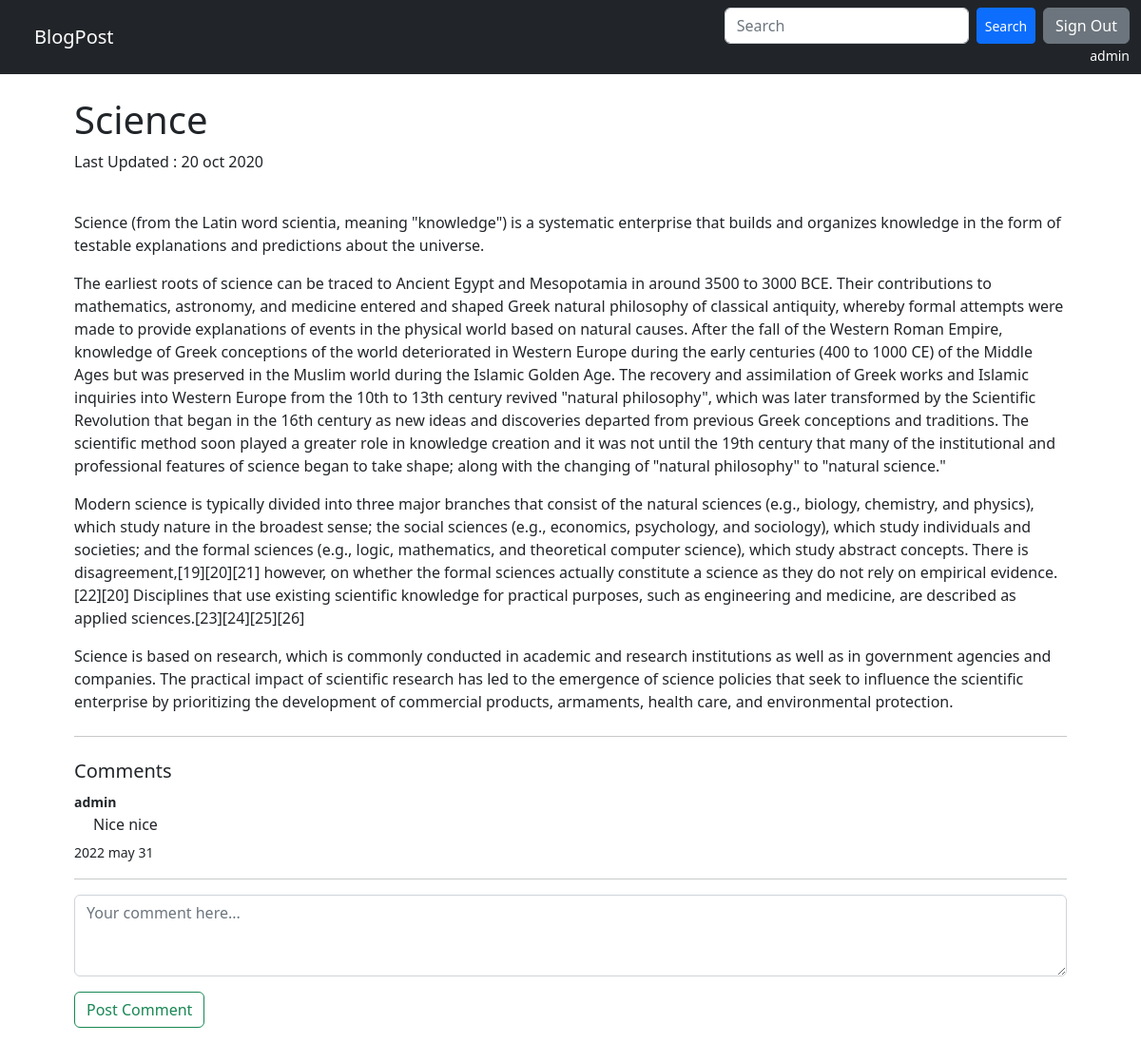
/2020/10/20/science/ (signed in), run on the app's committed database.
### blog/models.py (models this page shows, shortened)
class Post(models.Model):
    STATUS_CHOICES=(
        ('draft','Draft'),
        ('published','Published')
    )
    title = models.CharField(max_length=250)
    slug = models.SlugField(max_length=250,unique_for_date='publish')
    author = models.ForeignKey(User,on_delete=models.CASCADE,related_name='blog_posts')
    body =  models.TextField()
    publish = models.DateTimeField(default=timezone.now)
    created = models.DateTimeField(auto_now_add=True)
    updated = models.DateTimeField(auto_now=True)
    status = models.CharField(max_length=10,choices=STATUS_CHOICES,default='draft')
    class Meta:
        ordering = ('-publish',)

class Comment(models.Model):
    post	=	models.ForeignKey(Post,on_delete=models.CASCADE, related_name='comments')
    user	=	models.ForeignKey(User,on_delete=models.CASCADE)
    body	=	models.TextField()
    created	=	models.DateTimeField(auto_now_add=True)
    updated	=	models.DateTimeField(auto_now=True)
    active	=	models.BooleanField(default=True)
    class Meta:
        ordering	=	('created',)

### blog/views.py (the view)
# urls.py: path('<int:year>/<int:month>/<int:day>/<slug:post>/',v.post_detail,name='blog_detail'),
def post_detail(request,year,month,day,post):
    post = get_object_or_404(Post,slug=post,publish__year=year,publish__month=month,publish__day=day)
    if request.method == 'POST':
        if not request.user.is_authenticated:
            return redirect('account:login')
        else:
            new_comment = request.POST.get('exampleFormControlTextarea1')
            Comment(post=post,user=User.objects.get(username=request.user),body=new_comment).save()
    comments=post.comments.filter(active=True)
    context={
        'post':post,
        'comments':comments,
    }
    return render(request,'blog/post_detail.html',context)

### templates/blog/post_detail.html (shortened to what this page needs)
{% extends "base.html" %}
{% block content %}
    <h1>{{	post.title	}}</h1>
    <p	class="date">
        Last Updated : {{ post.publish|date:'d b Y' }}
    </p>
    <p class="pt-2">
        {{ post.body|linebreaks }}
    </p>
    <hr class="my-4">
    <p class="h5">Comments</p>
    {% for comment in comments %}
        <div >
            <strong><small>{{comment.user}}</small></strong>
            <p style="margin: 0; padding-bottom:5px; padding-left:20px;">{{comment.body}}</p>
            <small>{{comment.updated|date:'Y b d'}}</small>
            <hr>
        </div>
    {% empty %}
        <p>There are no comments yet.</p>
    {% endfor %}
    <form action="" method="POST" class="mb-3">
          <div class="mb-3">
            <textarea class="form-control" name="exampleFormControlTextarea1" id="exampleFormControlTextarea1" rows="3" placeholder="Your comment here..."></textarea>
          </div>
        <button type="submit" class="btn btn-outline-success">Post Comment</button>
    </form>
{% endblock content %}

### templates/base.html (shortened to what this page needs)
<!doctype html>
<html lang="en">
  <head>
    <link href="https://cdn.jsdelivr.net/npm/bootstrap@5.2.0-beta1/dist/css/bootstrap.min.css" rel="stylesheet">
  </head>
  <body>
    <nav class="navbar navbar-dark bg-dark">
      <div class="container-fluid">
        <a class="navbar-brand ps-4" href="{% url 'blog:blog_list' %}">BlogPost</a>
        <div class="">
          <div class="d-flex">
            <form class="d-flex" role="search" action="{% url 'blog:search_content' %}">
              <input class="form-control me-2" name='q' type="search" placeholder="Search" aria-label="Search">
              <button class="btn btn-primary btn-sm" type="submit">Search</button>
            </form>
            {% if user.is_authenticated %}
              <form action="{% url 'account:logout' %}">
                <button class="btn btn-secondary ms-2">Sign Out</button>
              </form>
            {% else %}
              <form action="{% url 'account:login' %}">
                <button class="btn btn-secondary ms-2">Sign In</button>
              </form>
            {% endif %}
          </div>
          <div>
              {% if user.is_authenticated %}
              <p class='mb-0' style="text-align:right; color:white"><small>{{ user }}</small></p>
              {% endif %}
            </div>
      </div>
      </div>
    </nav>
    <div class="container mt-4 px-5">
      {% block content %}
      {% endblock %}
    </div>
  </body>
</html>

### data on the page
Post: title "Science", publish "20 oct 2020", body "Science (from the Latin word scientia, meaning \"knowledge\") is a systematic enterprise that builds and organizes knowledge in the form of testable explanations and predictions about the universe. The earliest roots of science can be traced to Ancient Egypt and Mesopotamia in around 3500 to 3000 BCE. Their contributions to mathematics, astronomy, and medicine entered and shaped Greek natural philosophy of classical antiquity, whereby formal attempts were made to provide explanations of events in the physical world based on natural causes. After the fall of the Western Roman Empire, knowledge of Greek conceptions of the world deteriorated in Western Europe during the early centuries (400 to…"
Comment: user "admin", body "Nice nice", updated "2022 may 31"

### other printed values
{{ user }} "admin"
